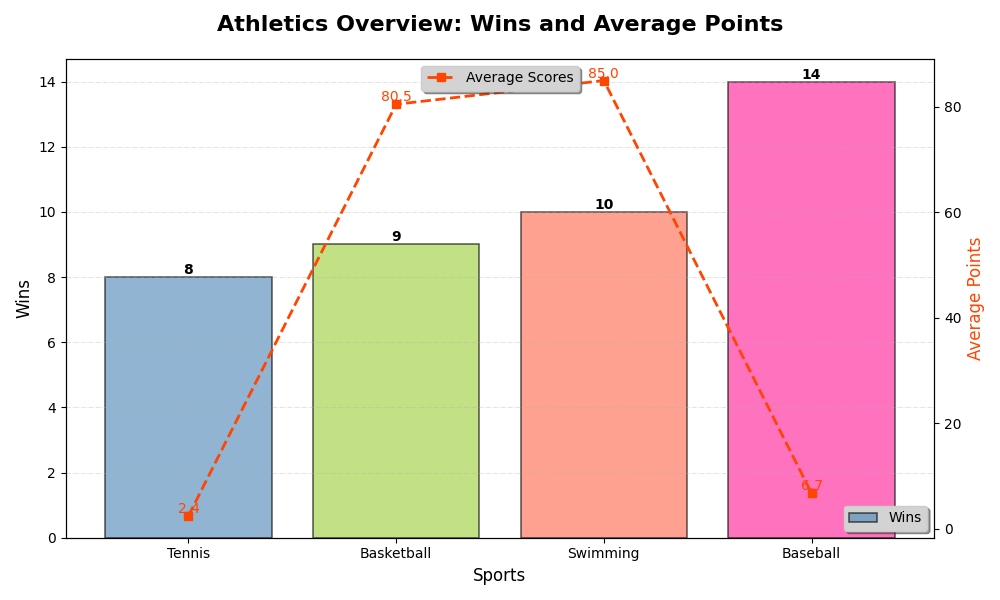

Write the Python code that produced this figure.
import matplotlib.pyplot as plt
import numpy as np

sports = ['Tennis', 'Basketball', 'Swimming', 'Baseball']
wins = [8, 9, 10, 14]
avg_scores = [2.4, 80.5, 85.0, 6.7]
colors = ['#4682B4', '#9ACD32', '#FF6347', '#FF1493']

fig, ax1 = plt.subplots(figsize=(10, 6))

bars = ax1.bar(sports, wins, color=colors, alpha=0.6, edgecolor='black', linewidth=1.2)

ax2 = ax1.twinx()
ax2.plot(sports, avg_scores, color='#FF4500', marker='s', linestyle='--', linewidth=2, label='Average Scores')

ax1.set_title('Athletics Overview: Wins and Average Points', fontsize=16, fontweight='bold', pad=20)
ax1.set_xlabel('Sports', fontsize=12)
ax1.set_ylabel('Wins', fontsize=12)
ax2.set_ylabel('Average Points', fontsize=12, color='#FF4500')

for bar in bars:
    yval = bar.get_height()
    ax1.text(bar.get_x() + bar.get_width() / 2, yval, int(yval), ha='center', va='bottom', fontsize=10, fontweight='bold')

for i, value in enumerate(avg_scores):
    ax2.text(i, value, f'{value}', color='#FF4500', fontsize=10, ha='center', va='bottom')

ax1.yaxis.grid(True, linestyle='-.', linewidth=0.5, alpha=0.5)

ax1.legend(['Wins'], loc='lower right', frameon=True, shadow=True, facecolor='lightgrey')
ax2.legend(loc='upper center', frameon=True, shadow=True, facecolor='lightgrey')

plt.tight_layout()
plt.show()
